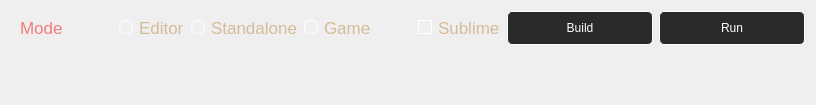
     <widget class="QFrame" name="Build_Setup_Frame">
      <property name="styleSheet">
       <string notr="true">color:rgb(36, 31, 49)</string>
      </property>
      <property name="frameShape">
       <enum>QFrame::NoFrame</enum>
      </property>
      <property name="frameShadow">
       <enum>QFrame::Raised</enum>
      </property>
      <layout class="QHBoxLayout" name="horizontalLayout_2">
       <item>
        <layout class="QVBoxLayout" name="Build_Setup_VBOX">
         <item>
          <layout class="QHBoxLayout" name="Modes_Build_Run_HBOX">
           <item>
            <widget class="QLabel" name="Build_Config_Lbl">
             <property name="styleSheet">
              <string notr="true">/* Label */
QLabel {
  color:rgb(240, 125, 126);/* Electric blue text */
  font-family: 'Roboto', sans-serif; /* Modern font */
  font-size: 17px;
  font-weight: normal;
  padding: 5px;
}</string>
             </property>
             <property name="text">
              <string>Mode</string>
             </property>
            </widget>
           </item>
           <item>
            <spacer name="horizontalSpacer_2">
             <property name="orientation">
              <enum>Qt::Horizontal</enum>
             </property>
             <property name="sizeType">
              <enum>QSizePolicy::Fixed</enum>
             </property>
             <property name="sizeHint" stdset="0">
              <size>
               <width>40</width>
               <height>20</height>
              </size>
             </property>
            </spacer>
           </item>
           <item>
            <widget class="QRadioButton" name="Editor_Mode_Tick">
             <property name="autoFillBackground">
              <bool>false</bool>
             </property>
             <property name="styleSheet">
              <string notr="true">/* Set the background color and font for QRadioButtons */
QRadioButton {
    color: rgb(214, 187, 152);
    font-family: 'Roboto', sans-serif; /* Modern font */
    font-size: 17px;
}

/* Set the background color for checked QRadioButtons */
QRadioButton::indicator:checked {
    background-color: rgb(240, 125, 126);
    border-radius: 6px;
    border: 1px solid #ffffff; /* White border when checked */
}

/* Set the color for checked QRadioButtons when disabled */
QRadioButton::indicator:checked:disabled {
    color: rgb(98, 160, 234);
    border: 1px solid rgb(214, 187, 152); 
border-radius: 6px;/* Border color for checked and disabled */
}

/* Set the border color for QRadioButton when unchecked and pressed */
QRadioButton::indicator:unchecked:pressed {
    border: 1px solid rgb(240, 125, 126);
border-radius: 6px; /* Border color when unchecked and pressed */
}

/* Set the border color for QRadioButton when unchecked and not pressed */
QRadioButton::indicator:unchecked:!pressed {
    border: 1px solid #ffffff; /* White border when unchecked and 
not pressed */	 
border-radius: 6px;

}

/* Set the border color for QRadioButton when disabled */
QRadioButton:disabled {
    border: 1px solid rgb(214, 187, 152); /* Border color for disabled state */
}
</string>
             </property>
             <property name="text">
              <string>Editor</string>
             </property>
             <property name="checked">
              <bool>false</bool>
             </property>
            </widget>
           </item>
           <item>
            <widget class="QRadioButton" name="Standalone_Mode_Tick">
             <property name="styleSheet">
              <string notr="true">/* Set the background color and font for QRadioButtons */
QRadioButton {
    color: rgb(214, 187, 152);
    font-family: 'Roboto', sans-serif; /* Modern font */
    font-size: 17px;
}

/* Set the background color for checked QRadioButtons */
QRadioButton::indicator:checked {
    background-color: rgb(240, 125, 126);
    border-radius: 6px;
    border: 1px solid #ffffff; /* White border when checked */
}

/* Set the color for checked QRadioButtons when disabled */
QRadioButton::indicator:checked:disabled {
    color: rgb(98, 160, 234);
    border: 1px solid rgb(214, 187, 152); 
border-radius: 6px;/* Border color for checked and disabled */
}

/* Set the border color for QRadioButton when unchecked and pressed */
QRadioButton::indicator:unchecked:pressed {
    border: 1px solid rgb(240, 125, 126);
border-radius: 6px; /* Border color when unchecked and pressed */
}

/* Set the border color for QRadioButton when unchecked and not pressed */
QRadioButton::indicator:unchecked:!pressed {
    border: 1px solid #ffffff; /* White border when unchecked and 
not pressed */	 
border-radius: 6px;

}

/* Set the border color for QRadioButton when disabled */
QRadioButton:disabled {
    border: 1px solid rgb(214, 187, 152); /* Border color for disabled state */
}
</string>
             </property>
             <property name="text">
              <string>Standalone</string>
             </property>
             <property name="checkable">
              <bool>true</bool>
             </property>
             <property name="checked">
              <bool>false</bool>
             </property>
            </widget>
           </item>
           <item>
            <widget class="QRadioButton" name="Game_Mode_Tick">
             <property name="styleSheet">
              <string notr="true">/* Set the background color and font for QRadioButtons */
QRadioButton {
    color: rgb(214, 187, 152);
    font-family: 'Roboto', sans-serif; /* Modern font */
    font-size: 17px;
}

/* Set the background color for checked QRadioButtons */
QRadioButton::indicator:checked {
    background-color: rgb(240, 125, 126);
    border-radius: 6px;
    border: 1px solid #ffffff; /* White border when checked */
}

/* Set the color for checked QRadioButtons when disabled */
QRadioButton::indicator:checked:disabled {
    color: rgb(98, 160, 234);
    border: 1px solid rgb(214, 187, 152); 
border-radius: 6px;/* Border color for checked and disabled */
}

/* Set the border color for QRadioButton when unchecked and pressed */
QRadioButton::indicator:unchecked:pressed {
    border: 1px solid rgb(240, 125, 126);
border-radius: 6px; /* Border color when unchecked and pressed */
}

/* Set the border color for QRadioButton when unchecked and not pressed */
QRadioButton::indicator:unchecked:!pressed {
    border: 1px solid #ffffff; /* White border when unchecked and 
not pressed */	 
border-radius: 6px;

}

/* Set the border color for QRadioButton when disabled */
QRadioButton:disabled {
    border: 1px solid rgb(214, 187, 152); /* Border color for disabled state */
}
</string>
             </property>
             <property name="text">
              <string>Game</string>
             </property>
            </widget>
           </item>
           <item>
            <spacer name="horizontalSpacer">
             <property name="orientation">
              <enum>Qt::Horizontal</enum>
             </property>
             <property name="sizeType">
              <enum>QSizePolicy::Fixed</enum>
             </property>
             <property name="sizeHint" stdset="0">
              <size>
               <width>40</width>
               <height>20</height>
              </size>
             </property>
            </spacer>
           </item>
           <item>
            <widget class="QCheckBox" name="Open_Sublime_CheckBox">
             <property name="styleSheet">
              <string notr="true">/* Set the background color and font for QCheckBox */
QCheckBox {
    color: rgb(214, 187, 152);
    font-family: 'Roboto', sans-serif; /* Modern font */
    font-size: 17px;
}

/* Set the background color for checked QCheckBox */
QCheckBox::indicator:checked {
    background-color: rgb(240, 125, 126);
    border-radius: 3px;
    border: 1px solid #ffffff; /* White border when checked */
}

/* Set the color for checked QCheckBox when disabled */
QCheckBox::indicator:checked:disabled {
    color: rgb(98, 160, 234);
    border: 1px solid rgb(214, 187, 152); /* Border color for checked and disabled */
}

/* Set the border color for QCheckBox when unchecked and pressed */
QCheckBox::indicator:unchecked:pressed {
    border: 1px solid rgb(240, 125, 126); /* Border color when unchecked and pressed */
}

/* Set the border color for QCheckBox when unchecked and not pressed */
QCheckBox::indicator:unchecked:!pressed {
    border: 1px solid #ffffff; /* White border when unchecked and not pressed */
}

/* Set the border color for QCheckBox when disabled */
QCheckBox:disabled {
    border: 1px solid rgb(214, 187, 152); /* Border color for disabled state */
}
</string>
             </property>
             <property name="text">
              <string>Sublime</string>
             </property>
            </widget>
           </item>
           <item>
            <widget class="QPushButton" name="Build_Btn">
             <property name="minimumSize">
              <size>
               <width>146</width>
               <height>34</height>
              </size>
             </property>
             <property name="styleSheet">
              <string notr="true">/* Button */
QPushButton {
    background-color: #2a2a2a;
    color: #ffffff;
    border: 1px solid #ffffff;
    border-radius: 5px;
    padding: 5px;
    font-family: &quot;Segoe UI&quot;, sans-serif; /* Modern font example */
}

QPushButton:hover {
  background-color: rgb(214, 187, 152);
  border-color: #585c62;
}

QPushButton:pressed {
  background-color:  rgb(240, 125, 126);
  border-color: #72767a;
}

QPushButton:disabled {
  background-color: #52565a;
  border-color: #64686c;
  color: #888888;
}
</string>
             </property>
             <property name="text">
              <string>Build</string>
             </property>
            </widget>
           </item>
           <item>
            <widget class="QPushButton" name="Run_Btn">
             <property name="minimumSize">
              <size>
               <width>146</width>
               <height>34</height>
              </size>
             </property>
             <property name="styleSheet">
              <string notr="true">/* Button */
QPushButton {
    background-color: #2a2a2a;
    color: #ffffff;
    border: 1px solid #ffffff;
    border-radius: 5px;
    padding: 5px;
    font-family: &quot;Segoe UI&quot;, sans-serif; /* Modern font example */
}

QPushButton:hover {
  background-color: rgb(214, 187, 152);
  border-color: #585c62;
}

QPushButton:pressed {
  background-color:  rgb(240, 125, 126);
  border-color: #72767a;
}

QPushButton:disabled {
  background-color: #52565a;
  border-color: #64686c;
  color: #888888;
}
</string>
             </property>
             <property name="text">
              <string>Run</string>
             </property>
            </widget>
           </item>
          </layout>
         </item>
         <item>
          <spacer name="verticalSpacer">
           <property name="orientation">
            <enum>Qt::Vertical</enum>
           </property>
           <property name="sizeType">
            <enum>QSizePolicy::Fixed</enum>
           </property>
           <property name="sizeHint" stdset="0">
            <size>
             <width>20</width>
             <height>6</height>
            </size>
           </property>
          </spacer>
         </item>
         <item>
          <layout class="QHBoxLayout" name="Standalone_Warning_HBOX">
           <property name="spacing">
            <number>0</number>
           </property>
           <property name="topMargin">
            <number>0</number>
           </property>
           <item>
            <spacer name="horizontalSpacer_3">
             <property name="orientation">
              <enum>Qt::Horizontal</enum>
             </property>
             <property name="sizeType">
              <enum>QSizePolicy::Fixed</enum>
             </property>
             <property name="sizeHint" stdset="0">
              <size>
               <width>158</width>
               <height>10</height>
              </size>
             </property>
            </spacer>
           </item>
           <item>
            <widget class="QLabel" name="Standalone_Warning_Lbl">
             <property name="minimumSize">
              <size>
               <width>0</width>
               <height>37</height>
              </size>
             </property>
             <property name="font">
              <font>
               <family>Roboto</family>
               <pointsize>-1</pointsize>
               <weight>50</weight>
               <bold>false</bold>
              </font>
             </property>
             <property name="styleSheet">
              <string notr="true">/* Label */
QLabel {
  color:rgb(211, 133, 59);/* Electric blue text */
  font-family: 'Roboto', sans-serif; /* Modern font */
  font-size: 17px;
  font-weight: normal;
  padding: 5px;
}</string>
             </property>
             <property name="text">
              <string/>
             </property>
            </widget>
           </item>
          </layout>
         </item>
        </layout>
       </item>
      </layout>
     </widget>
